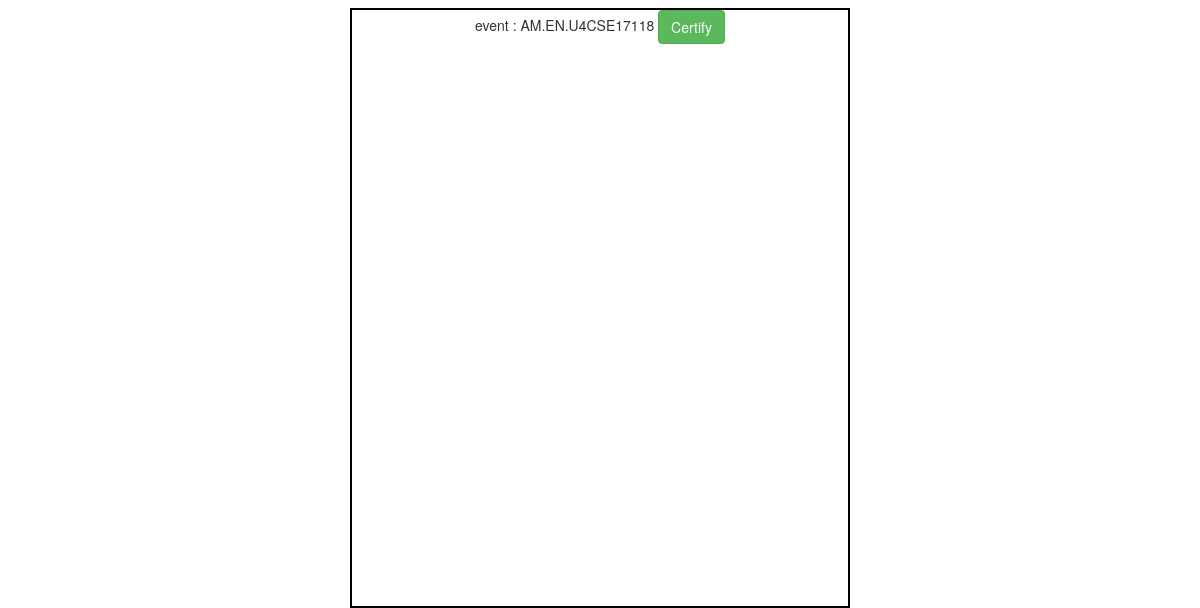
/event_participants/ (signed in, lower part), run on an earlier commit of the app's database.
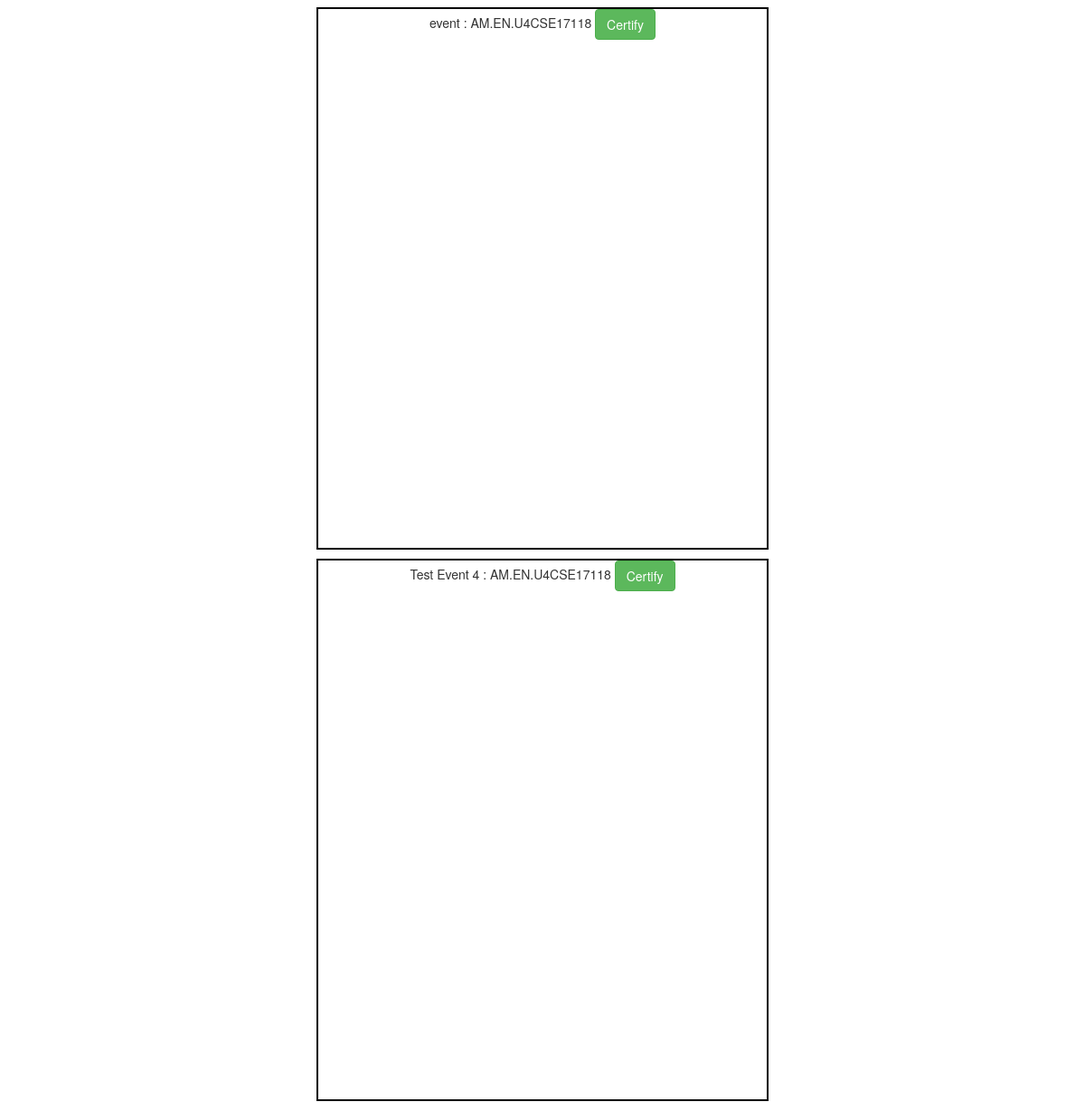
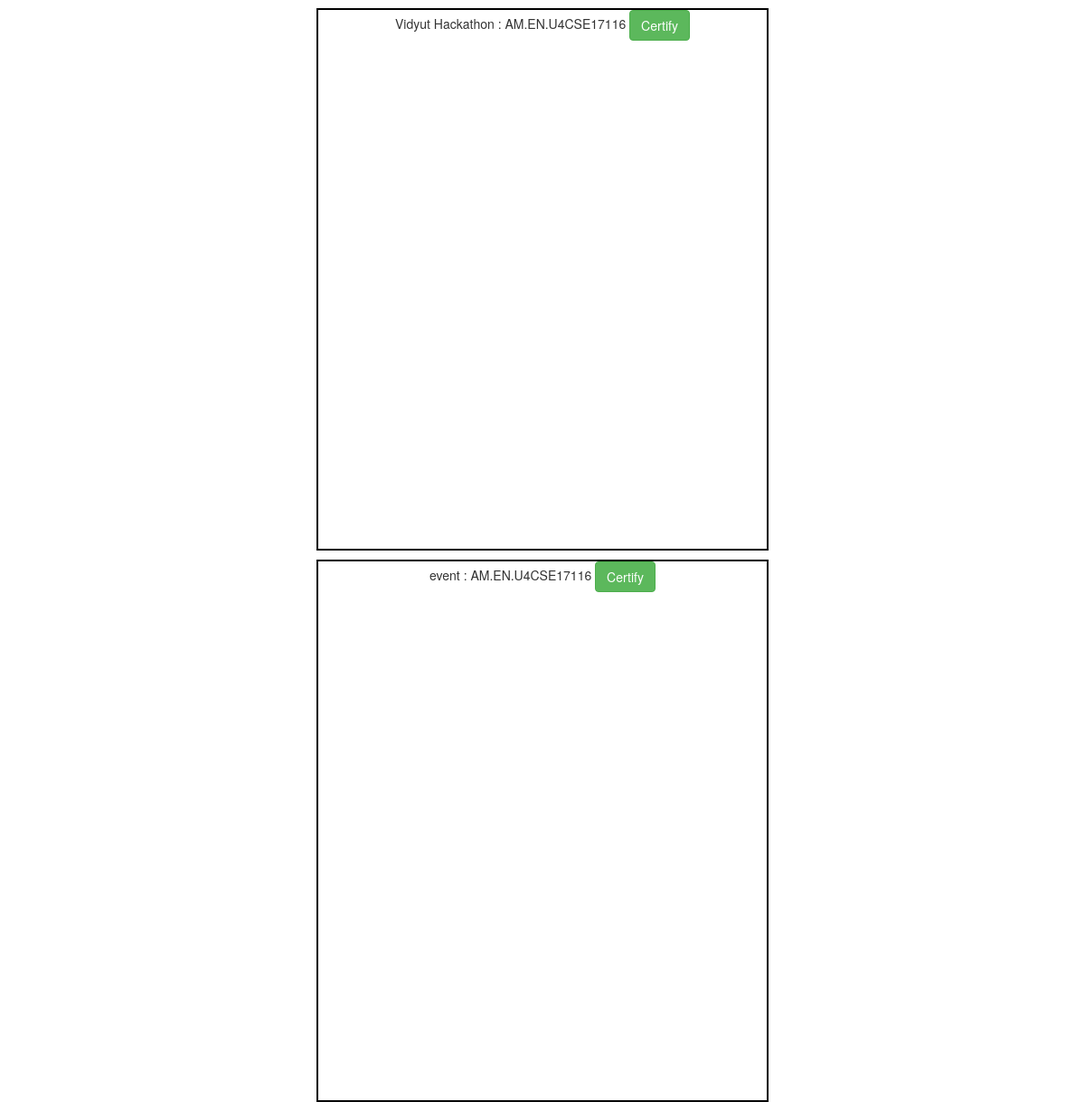
And on a later commit of the database (2 pictures, top to bottom).
### administrator/models.py (models this page shows, shortened)
class Registrants(models.Model):
    event = models.ForeignKey(
        EventDetails, on_delete=models.CASCADE, null=True, blank=False)
    roll = models.CharField(max_length=200, null=True,
                            blank=False)

class EventDetails(models.Model):
    name = models.CharField(max_length=200)
    description = models.TextField()
    venue = models.CharField(max_length=200)
    event_date = models.DateTimeField(default=timezone.now())
    fee = models.FloatField(default=0)
    last_date = models.DateTimeField(default=timezone.now())
    def __str__(self):
        return self.name

### administrator/views.py (the view)
# urls.py: path('event_participants/', permission_required('is_staff')(EventParticipantsView.as_view()),
class EventParticipantsView(ListView):
    model = Registrants
    template_name = 'show_participants.html'
    context_object_name = 'members'

### templates/show_participants.html (shortened to what this page needs)
{% extends 'base2.html' %}
{% block content %}
<br><br>
{% for m in members %}
<center>
    <div class="boxer">
        {{ m.event }} :
        {{ m.roll }}
        <button type="button" onclick="certificate()" class="btn btn-success">Certify</button><br>
        <br>
    </div>
</center>
{% endfor %}
{% endblock content %}

What changed in the data, as far as the page shows it:
added Registrants: event "Test Event 4", roll "AM.EN.U4CSE17118"
added Registrants: event "Vidyut Hackathon", roll "AM.EN.U4CSE17116"
added Registrants: event "event", roll "AM.EN.U4CSE17116"
